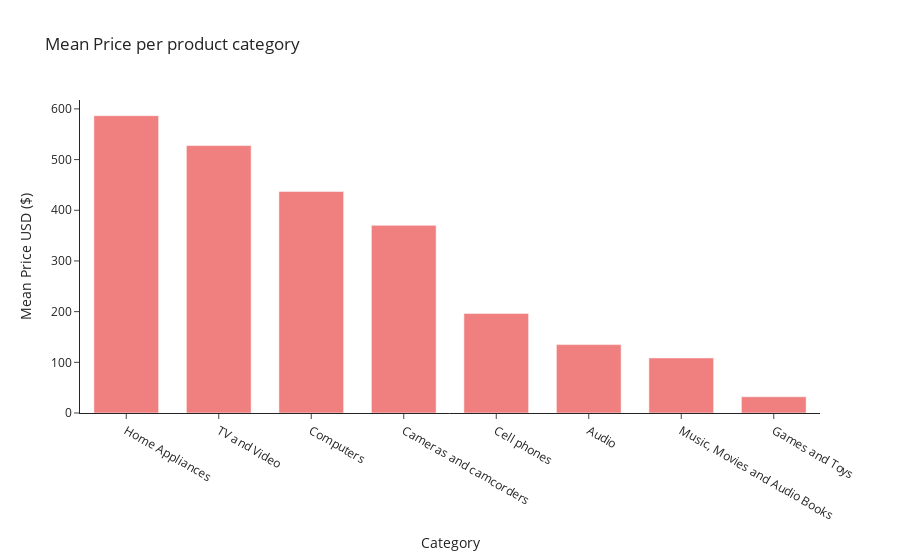

Notebook code for this chart:
### Markdown cell above
#### Mean Price by Category

### Code cell
# Let's visualize mean price per product category :
product_category_group_data = product_category_group_data.sort_values(by='Mean_Price', ascending=False)

fig = go.Figure(go.Bar(
            x=product_category_group_data['Category'],
            y=product_category_group_data['Mean_Price'],
            orientation='v',
            marker_color='lightcoral'))

fig.update_layout(title="Mean Price per product category",
                  xaxis=dict(title='Category'),
                  yaxis=dict(title='Mean Price USD ($)', side='left'),
                  bargap=0.3,
                  template='simple_white')

fig.show()

### Figure 1 — Plotly figure (JSON) as saved in the notebook; plotly's stock layout.template omitted (floating-point values rounded to 4 significant figures)
{"data": [{"marker": {"color": "lightcoral"}, "orientation": "v", "type": "bar", "x": ["Home Appliances", "TV and Video", "Computers", "Cameras and camcorders", "Cell phones", "Audio", "Music, Movies and Audio Books", "Games and Toys"], "y": [586.7, 527.7, 437.2, 370.3, 196.5, 134.9, 108.7, 32.08]}], "layout": {"bargap": 0.3, "title": {"text": "Mean Price per product category"}, "xaxis": {"title": {"text": "Category"}}, "yaxis": {"side": "left", "title": {"text": "Mean Price USD ($)"}}}}
